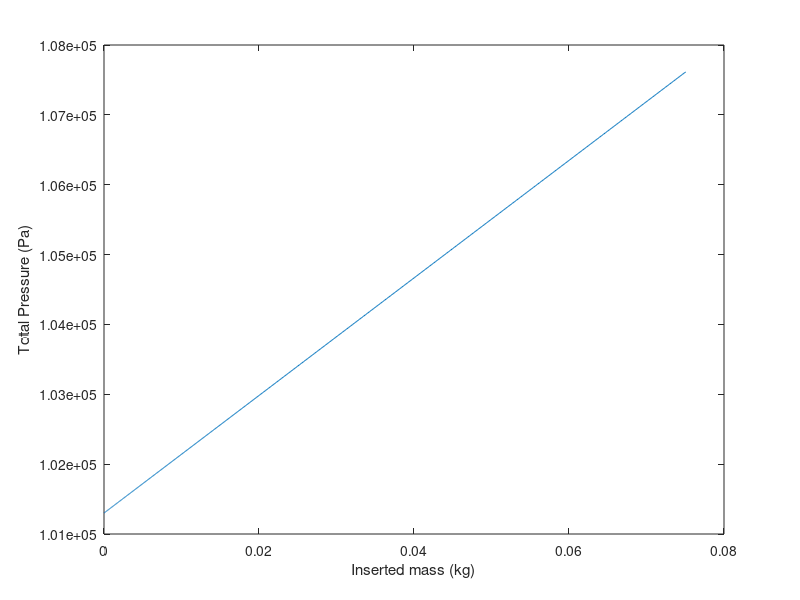
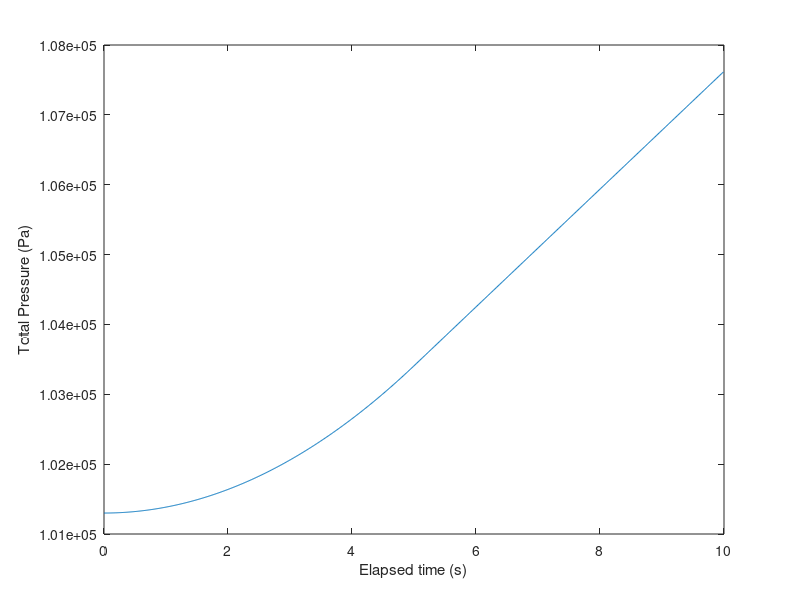

These figures' MATLAB source, in order:
clear all, close all
%% Starting values
t = 0;             % Time (s)
V0 = 1;            % Tank Volume (m^3)
R = 8.314472;      % Universal Gasconstant (J/(K*mol))
T = 293.15;        % Temperature (K)
P(1) = 101300;     % Starting Pressure (Pa)
M = 0.02897;       % Molar Mass (kg/mol)
mv = 0;            % Mass flow (kg/s) 
t_total = 10;      % Total Flow time (s)
t_step = 0.01;     % Time Step (s)
m(1) = 0;          % Starting Mass (kg)
t(1) = 0;          % Starting Time (s)
mvm = 0.01;        % Maximum mass flow velocity (kg/s)
ma = 0.002;        % Mass flow accelaration (kg/s^2)

%% Model
for ii = 2:(t_total/t_step)
if mv < mvm
    mv = mv+ma*t_step;
end
m(ii) = m(ii-1) + mv * t_step;
P(ii) = P(ii-1)+ (m(ii)-m(ii-1))*R*T/(M*V0);
t(ii) = t(ii-1)+t_step;
end

%% Figures
figure(1)
plot (m, P)
xlabel('Inserted mass (kg)')
ylabel('Total Pressure (Pa)')

figure(2)
plot (t,P)
xlabel('Elapsed time (s)') 
ylabel('Total Pressure (Pa)')